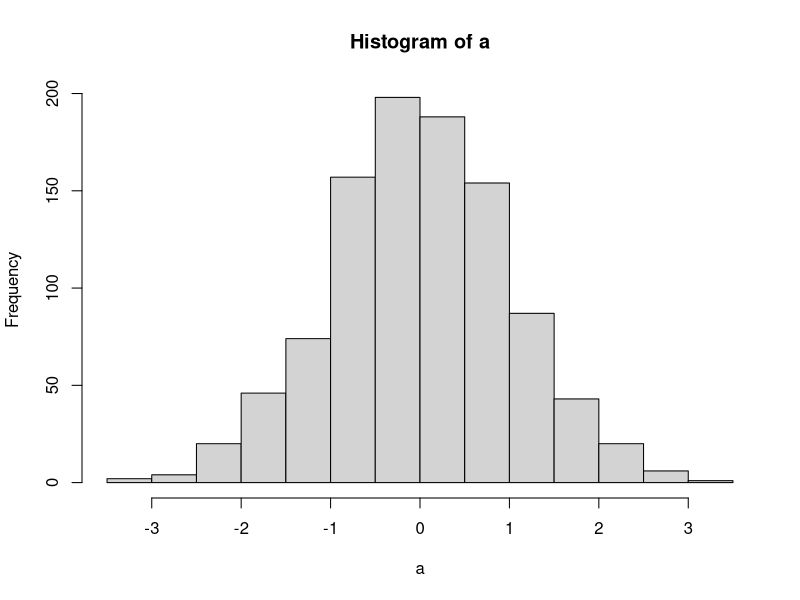

This chart was generated by the following R code:
## ---- chunk 1
a = rnorm(1000)
hist(a)
